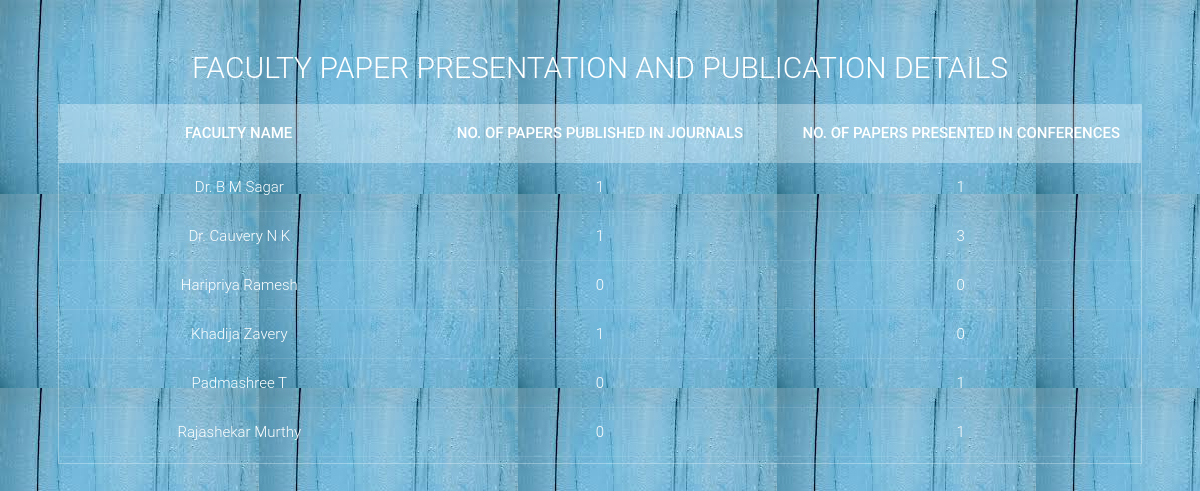
/s_page2.php, run on the app's committed database.
### tables this page shows
CREATE TABLE `faculty` (
  `name` text NOT NULL,
  `eid` varchar(255) NOT NULL,
  `email` varchar(255) NOT NULL,
  `dob` date NOT NULL,
  `password` varchar(255) NOT NULL,
  `designation` varchar(255) NOT NULL
);

### s_page2.php (the view, shortened to what this page needs)
<?php
		$con=mysqli_connect("localhost", "root", "","fes");?>
<html>
<head>
</head>
<body background = "college1.jpg">
<section>
  <h1>Faculty paper presentation and publication Details</h1>
  <center>
  <h3><form method="POST" action="s_page2.php">
  <div class="tbl-header">
    <table cellpadding="0" cellspacing="0" border="0">
      <thead>
        <tr>
          <th>Faculty name</th>
	<th>No. of papers published in journals</th>
	<th>No. of papers presented in conferences </th>
        </tr>
      </thead>
    </table>
  </div>
  <div class="tbl-content">
    <table cellpadding="0" cellspacing="0" border="0">
      <tbody>
		<?php
		$query2 = "SELECT name FROM faculty ORDER BY name";
	    $result4 = mysqli_query($con, $query2);
		while($row4 = mysqli_fetch_array($result4)):;?>
		<?php
		$query = "SELECT eid FROM faculty where '$row4[name]' = name";
		$result	= mysqli_query($con,$query);
		$row = mysqli_fetch_array($result,MYSQLI_BOTH);
		$eid = $row[0];
		$query1 = "SELECT COUNT(journal_title) FROM publishes_in WHERE '$eid' =journal_SSN";
		$result1	= mysqli_query($con,$query1);
		$row1 = mysqli_fetch_array($result1,MYSQLI_BOTH);
		$query1 = "SELECT COUNT(conf_name) FROM presented_at WHERE '$eid' =conf_SSN";
		$result1	= mysqli_query($con,$query1);
		$row2 = mysqli_fetch_array($result1,MYSQLI_BOTH);?>
		<tr>
		<td><?php echo $row4['name'];?>
		<td><?php echo $row1[0];?>
		<td><?php echo $row2[0];?>
		</tr>
		 <?php endwhile;?></h3>
</body>
</html>

### s_page2.php (style rules this page uses)
h1 { font-size: 30px; color: #fff; text-transform: uppercase; font-weight: 300; text-align: center; margin-bottom: 15px; }
table { width:100%; table-layout: fixed; }
.tbl-header { background-color: rgba(255,255,255,0.3); }
.tbl-content { height:300px; overflow-x:auto; margin-top: 0px; border: 1px solid rgba(255,255,255,0.3); }
th { padding: 20px 15px; text-align: center; font-weight: 500; font-size: 15px; color: #fff; text-transform: uppercase; }
td { padding: 15px; text-align: center; vertical-align:middle; font-weight: 300; font-size: 15px; color: #fff; border-bottom: solid 1px rgba(255,255,255,0.1); }
body { font-family: 'Roboto', sans-serif; }
section { margin: 50px; }

### data on the page
faculty: name "Dr. B M Sagar", row1 "1", row2 "1"
faculty: name "Dr. Cauvery N K", row1 "1", row2 "3"
faculty: name "Haripriya Ramesh", row1 "0", row2 "0"
faculty: name "Khadija Zavery", row1 "1", row2 "0"
faculty: name "Padmashree T", row1 "0", row2 "1"
faculty: name "Rajashekar Murthy", row1 "0", row2 "1"
